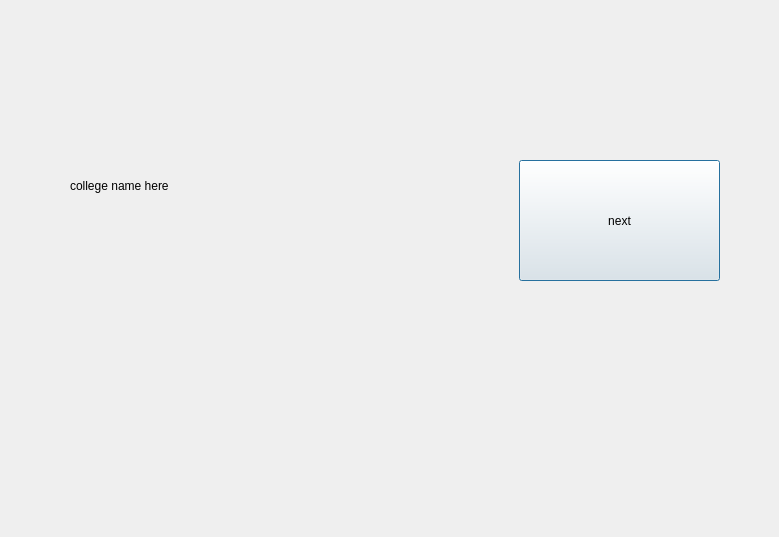
<?xml version="1.0" encoding="UTF-8"?>
<ui version="4.0">
 <class>TripTake</class>
 <widget class="QDialog" name="TripTake">
  <property name="geometry">
   <rect>
    <x>0</x>
    <y>0</y>
    <width>779</width>
    <height>537</height>
   </rect>
  </property>
  <property name="windowTitle">
   <string>Dialog</string>
  </property>
  <widget class="QPushButton" name="pushButton">
   <property name="geometry">
    <rect>
     <x>519</x>
     <y>160</y>
     <width>201</width>
     <height>121</height>
    </rect>
   </property>
   <property name="text">
    <string>next</string>
   </property>
  </widget>
  <widget class="QLabel" name="label">
   <property name="geometry">
    <rect>
     <x>70</x>
     <y>160</y>
     <width>321</width>
     <height>51</height>
    </rect>
   </property>
   <property name="text">
    <string>college name here</string>
   </property>
  </widget>
 </widget>
 <resources/>
 <connections/>
</ui>
